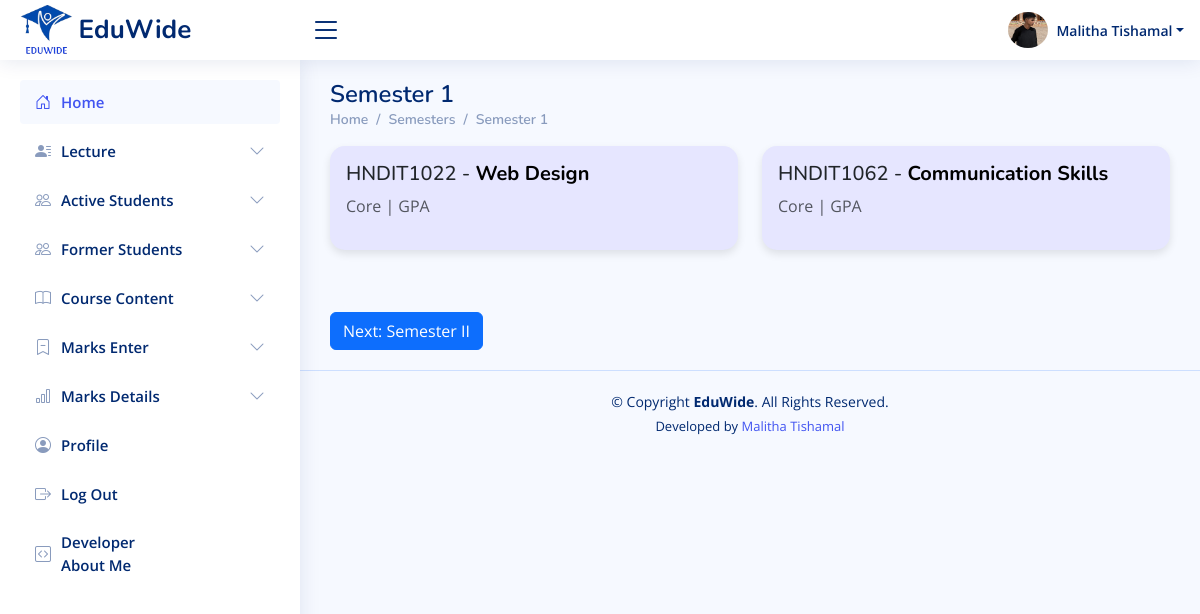
The page /lectures/pages-semester1.php (signed in) on the database its author committed.
### tables this page shows
CREATE TABLE `lectures` (
  `id` int(11) NOT NULL,
  `username` varchar(255) NOT NULL,
  `nic` varchar(20) NOT NULL,
  `email` varchar(255) NOT NULL,
  `mobile` varchar(15) DEFAULT NULL,
  `linkedin` varchar(200) NOT NULL,
  `blog` varchar(200) NOT NULL,
  `github` varchar(200) NOT NULL,
  `facebook` varchar(200) NOT NULL,
  `password` varchar(255) NOT NULL,
  `profile_picture` varchar(255) DEFAULT 'uploads/profile_pictures/default.png',
  `created_at` timestamp NOT NULL DEFAULT current_timestamp(),
  `status` varchar(20) DEFAULT 'pending'
);

CREATE TABLE `subjects` (
  `id` int(11) NOT NULL,
  `semester` varchar(50) DEFAULT NULL,
  `code` varchar(20) DEFAULT NULL,
  `name` varchar(255) DEFAULT NULL,
  `description` varchar(255) DEFAULT NULL
);

### lectures/pages-semester1.php (the view, shortened to what this page needs)
<?php
require_once '../includes/db-conn.php';
$user_id = $_SESSION['lecturer_id'];
$sql = "SELECT * FROM lectures WHERE id = ?";
$stmt = $conn->prepare($sql);
$stmt->bind_param("i", $user_id);
$stmt->execute();
$result = $stmt->get_result();
$user = $result->fetch_assoc();
$sql = "SELECT subjects.* FROM subjects
        INNER JOIN lectures_assignment ON subjects.id = lectures_assignment.subject_id
        WHERE lectures_assignment.lecturer_id = ? AND subjects.semester = 'Semester I'";
$stmt = $conn->prepare($sql);
$stmt->bind_param("i", $user_id);
$stmt->execute();
$result = $stmt->get_result();
?>
<!DOCTYPE html>
<html lang="en">
<head>
    <?php include_once("../includes/css-links-inc.php"); ?>
</head>
<body>
    <?php include_once("../includes/header.php") ?>
    <?php include_once("../includes/lectures-sidebar.php") ?>
    <main id="main" class="main">
        <div class="pagetitle">
            <h1>Semester 1</h1>
            <nav>
                <ol class="breadcrumb">
                    <li class="breadcrumb-item"><a href="">Home</a></li>
                    <li class="breadcrumb-item"><a href="">Semesters</a></li>
                    <li class="breadcrumb-item"><a href="">Semester 1</a></li>
                </ol>
            </nav>
        </div>
        <section class="section">
                    <div class="row">
                    <?php
                    if ($result->num_rows > 0) {
                        while($row = $result->fetch_assoc()) {
                            echo '<div class="col-md-6 mb-3">
                                    <div class="card p-3">
                                        <h5>' . $row['code'] . ' - <a href="marks-entry.php?subject_id=' . $row['id'] . '">' . $row['name'] . '</a></h5>
                                        <p class="text-muted">' . $row['description'] . '</p>
                                    </div>
                                  </div>';
                        }
                    } else {
                        echo "No subjects found";
                    }
                    ?>
                </div>
                <a href="pages-semester2.php" class="btn btn-primary mt-3">Next: Semester II</a>
        </section>
    </main>
    <?php include_once("../includes/footer.php") ?>
</body>
</html>

### includes/header.php (shortened to what this page needs)
<header id="header" class="header fixed-top d-flex align-items-center">
    <div class="d-flex align-items-center justify-content-between">
        <a href="" class="logo d-flex align-items-center">
            <img src="<?php echo $base_url; ?>assets/images/logos/eduwide-logo.png" alt="">
            <span class="d-none d-lg-block">EduWide</span>
        </a>
        <i class="bi bi-list toggle-sidebar-btn"></i>
    </div>
    <nav class="header-nav ms-auto">
        <ul class="d-flex align-items-center">
            <?php
                $profilePic = isset($user['profile_picture']) && $user['profile_picture'] ? $user['profile_picture'] : 'default.png';
            ?>
            <li class="nav-item dropdown pe-3">
                <a class="nav-link nav-profile d-flex align-items-center pe-0" href="#" data-bs-toggle="dropdown">
                   <img id="profilePicture" src="<?php echo $profilePic; ?>" alt="Profile Picture" class="rounded-circle" style="width: 40px !important; height: 40px !important; object-fit: cover;">
                    <span class="d-none d-md-block dropdown-toggle ps-2"><?php echo htmlspecialchars($user['username']); ?></span>
                </a>
            </li>
        </ul>
    </nav>
</header>

### assets/css/style.css (style rules this page uses)
:root { scroll-behavior: smooth; }
body { font-family: "Open Sans", sans-serif; background: #f6f9ff; color: #444444; }
a { color: #4154f1; text-decoration: none; }
h1, h2, h3, h4, h5, h6 { font-family: "Nunito", sans-serif; }
#main { margin-top: 60px; padding: 20px 30px; transition: all 0.3s; }
.pagetitle { margin-bottom: 10px; }
.pagetitle h1 { font-size: 24px; margin-bottom: 0; font-weight: 600; color: #012970; }
.card { margin-bottom: 30px; border: none; border-radius: 5px; box-shadow: 0px 0 30px rgba(1, 41, 112, 0.1); }
.breadcrumb { font-size: 14px; font-family: "Nunito", sans-serif; color: #899bbd; font-weight: 600; }
.breadcrumb a { color: #899bbd; transition: 0.3s; }
.breadcrumb .breadcrumb-item::before { color: #899bbd; }
.logo { line-height: 1; }
@media (min-width: 1200px) { .logo { width: 280px; } }
.logo img { max-height: 50px; margin-right: 6px; }
.logo span { font-size: 26px; font-weight: 700; color: #012970; font-family: "Nunito", sans-serif; }
.header { transition: all 0.5s; z-index: 997; height: 60px; box-shadow: 0px 2px 20px rgba(1, 41, 112, 0.1); background-color: #fff; padding-left: 20px; }
.header .toggle-sidebar-btn { font-size: 32px; padding-left: 10px; cursor: pointer; color: #012970; }
.header-nav ul { list-style: none; }
.header-nav>ul { margin: 0; padding: 0; }
.header-nav .nav-profile { color: #012970; }
.header-nav .nav-profile img { max-height: 36px; }
.header-nav .nav-profile span { font-size: 14px; font-weight: 600; }
@media (min-width: 1200px) { #main, #footer { margin-left: 300px; } }

### lectures/pages-semester1.php (style rules this page uses)
.card { border: none; border-radius: 15px; box-shadow: 0 4px 8px rgba(0, 0, 0, 0.1); transition: transform 0.3s ease-in-out; background-color: #e6e6ff; }
.card a { text-decoration: none; color: #000; font-weight: bold; }

### rows shown on the page
lectures: profile_picture (picture), username "Malitha Tishamal"
subjects: code "HNDIT1022", name "Web Design", description "Core | GPA"
subjects: code "HNDIT1062", name "Communication Skills", description "Core | GPA"
